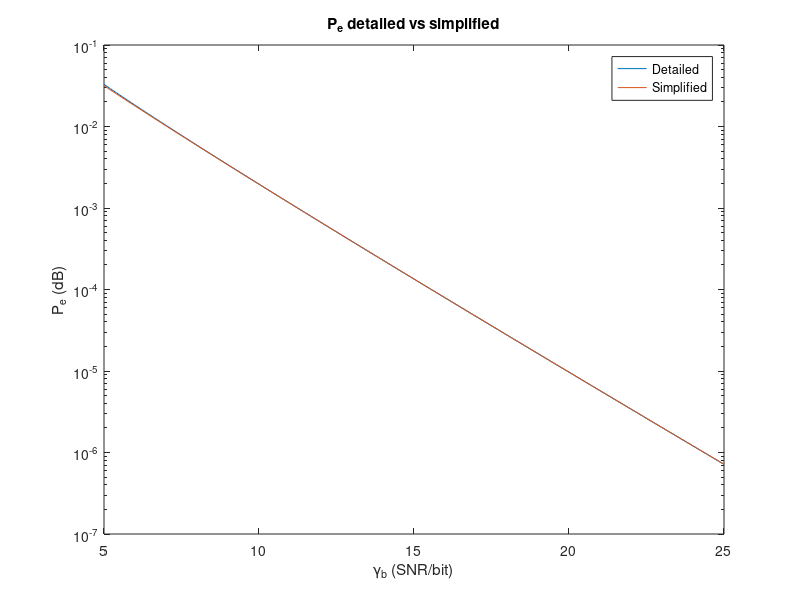

Reproduce this figure in MATLAB.
%Camille Chow
%ECE300 PSET4
%11/21/17

%% Question 1 part c
gamma1 = (qfuncinv(1e-5))^2;
gamma2 = (qfuncinv(1e-5))^2/(1 - .2);

%% Question 2 part d
a = [2.5 1.5 1 1 .5 .5];
b = [1 2 4 5 9 10];
Pe = @(gamma) sum(a.*qfunc(sqrt(b.*gamma)));
Pe_est = @(gamma) sum(a(1)*qfunc(sqrt(b(1)*gamma)));
gamma = linspace(5,25);
%% part e
P1 = arrayfun(Pe,gamma);
P2 = arrayfun(Pe_est,gamma);
figure
semilogy(gamma, P1, gamma, P2)
legend('Detailed','Simplified')
title('P_e detailed vs simplified')
xlabel('\gamma_b (SNR/bit)')
ylabel('P_e (dB)')
%% part f
N = 1e6;
symbols = [1+j 1-j -1+j -1-j 3+j 3-j -3+j -3-j]; %let epsilon0 = 1
s = datasample(symbols,N);
gam1 = 11; %yields Pe approximately equal to 1e-3
gam2 = 20; %yields Pe approximately equal to 1e-5
stddev1 = sqrt(1/gam1);
stddev2 = sqrt(1/gam2);
%add AWGN
rec1 = s + stddev1*randn(1,N) + stddev1*randn(1,N)*j;
rec2 = s + stddev2*randn(1,N) + stddev2*randn(1,N)*j;
%make decision
A = repmat(symbols,N,1);
B1 = repmat(rec1.',1,size(symbols,2));
B2 = repmat(rec2.',1,size(symbols,2));
C1 = B1 - A;
C1 = abs(C1).^2;
C2 = B2 - A;
C2 = abs(C2).^2;
[~,i1] = min(C1,[],2);
[~,i2] = min(C2,[],2);
%probability of error
p1 = s - symbols(i1);
p2 = s - symbols(i2);
Perror1 = length(find(p1))/N;
Perror2 = length(find(p2))/N;
